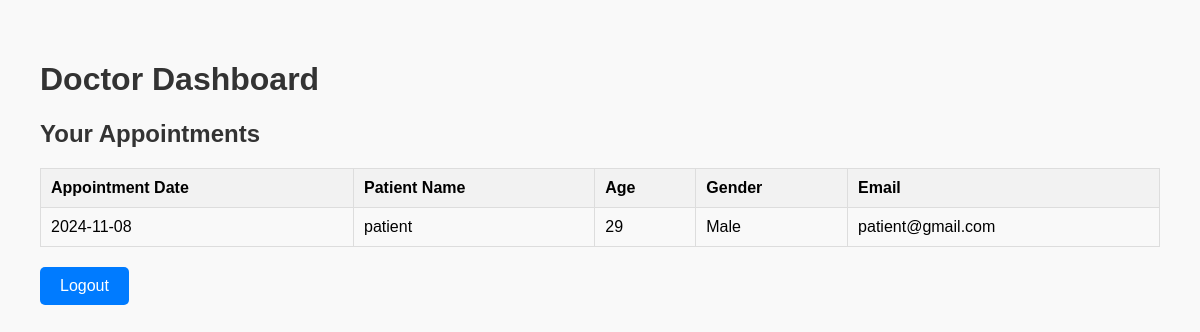
Before: /doctor_dashboard (signed in) with the older database file.
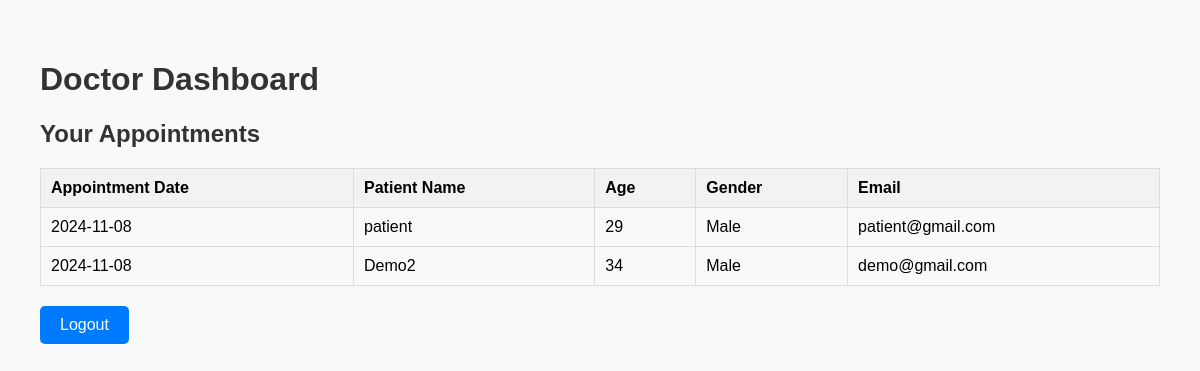
After: the same page with the newer database file.
### tables this page shows
CREATE TABLE appointments (
                    id INTEGER PRIMARY KEY AUTOINCREMENT,
                    patient_id INTEGER,
                    doctor_id INTEGER,
                    appointment_date TEXT NOT NULL, canceled_by_doctor BOOLEAN DEFAULT 0,
                    FOREIGN KEY (patient_id) REFERENCES patients (id),
                    FOREIGN KEY (doctor_id) REFERENCES doctors (id)
                );

CREATE TABLE patients (
                    id INTEGER PRIMARY KEY AUTOINCREMENT,
                    name TEXT NOT NULL,
                    loginid TEXT UNIQUE NOT NULL,
                    password TEXT NOT NULL,
                    age INTEGER NOT NULL,
                    gender TEXT NOT NULL,
                    email TEXT NOT NULL
                );

### app.py (the view)
@app.route('/doctor_dashboard')
def doctor_dashboard():
    if 'doctor_id' not in session:
        return redirect(url_for('doctor_login'))
    doctor_id = session['doctor_id']
    appointments = query_db('''
        SELECT a.appointment_date, p.name AS patient_name, p.age, p.gender, p.email
        FROM appointments a
        JOIN patients p ON a.patient_id = p.id
        WHERE a.doctor_id = ?
    ''', [doctor_id])
    return render_template('doctor_dashboard.html', appointments=appointments)

### db_helpers.py (called while the page is built)
def get_db_connection():
    conn = sqlite3.connect('hospital_management.db')
    conn.row_factory = sqlite3.Row
    conn.execute("PRAGMA foreign_keys = ON")  # Enable foreign keys
    return conn

def query_db(query, args=(), one=False):
    conn = get_db_connection()  # Make sure you're getting the connection here
    cur = conn.execute(query, args)
    rv = [dict(row) for row in cur.fetchall()]
    cur.close()
    return (rv[0] if rv else None) if one else rv

### templates/doctor_dashboard.html (shortened to what this page needs)
<!DOCTYPE html>
<html lang="en">
<head>
</head>
<body>
{% block content %}
    <h1>Doctor Dashboard</h1>
    <h2>Your Appointments</h2>
    {% if appointments %}
        <table>
            <thead>
                <tr>
                    <th>Appointment Date</th>
                    <th>Patient Name</th>
                    <th>Age</th>
                    <th>Gender</th>
                    <th>Email</th>
                </tr>
            </thead>
            <tbody>
                {% for appointment in appointments %}
                <tr>
                    <td>{{ appointment['appointment_date'] }}</td>
                    <td>{{ appointment['patient_name'] }}</td>
                    <td>{{ appointment['age'] }}</td>
                    <td>{{ appointment['gender'] }}</td>
                    <td>{{ appointment['email'] }}</td>
                </tr>
                {% endfor %}
            </tbody>
        </table>
    {% else %}
        <p>No appointments found.</p>
    {% endif %}
    <a href="{{ url_for('doctor_logout') }}" class="button">Logout</a>
{% endblock %}
</body>
</html>

### templates/doctor_dashboard.html (style rules this page uses)
body { font-family: Arial, sans-serif; background-color: #f9f9f9; margin: 20px; padding: 20px; }
h1, h2 { color: #333; }
table { width: 100%; border-collapse: collapse; margin-bottom: 20px; }
table, th, td { border: 1px solid #ddd; padding: 10px; text-align: left; }
th { background-color: #f2f2f2; font-weight: bold; }
tr:nth-child(even) { background-color: #f9f9f9; }
.button { display: inline-block; padding: 10px 20px; background-color: #007BFF; color: white; text-decoration: none; border-radius: 5px; text-align: center; }

Changed rows visible on the page:
added appointments: appointment_date "2024-11-08", patient_name "Demo2", age "34", gender "Male", email "demo@gmail.com"
